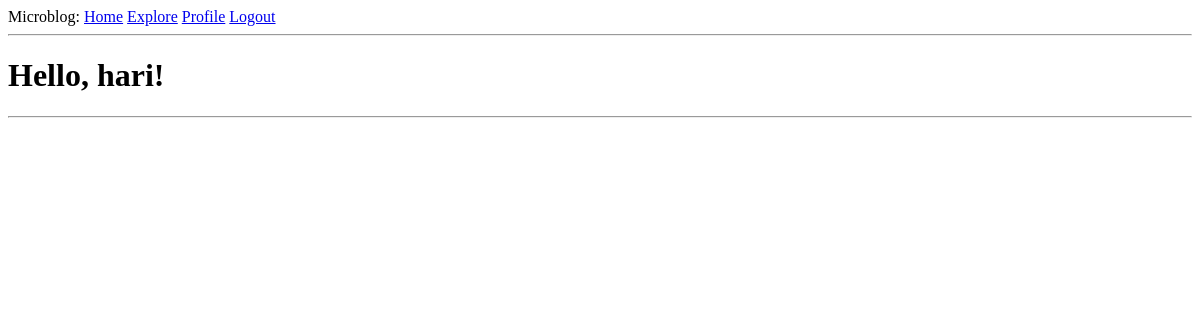
The page /explore (signed in) on the database as committed earlier.
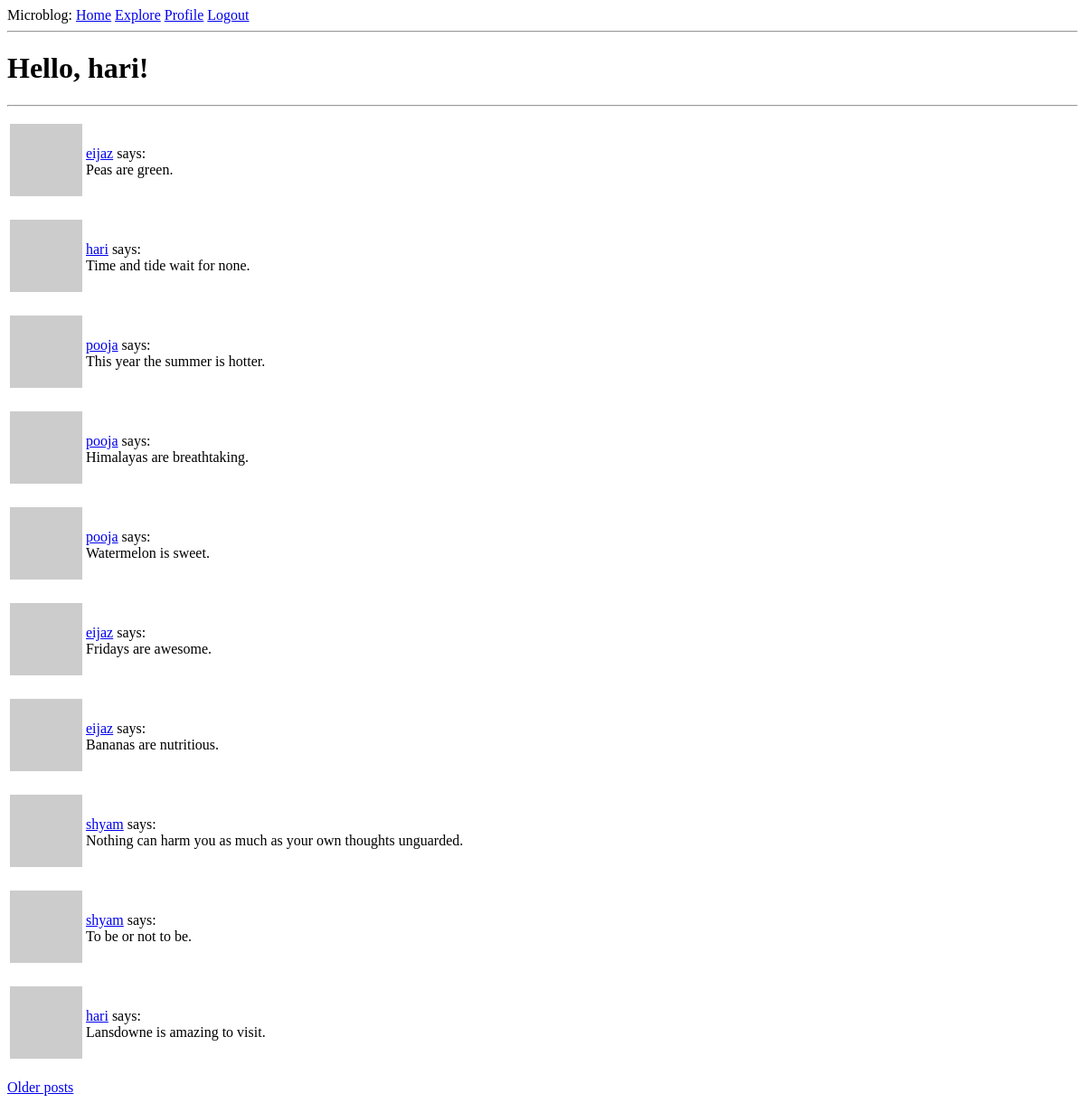
The same page on the database as committed later.
### app/models.py (models this page shows, shortened)
class User(UserMixin, db.Model):
    id = db.Column(db.Integer, primary_key=True)
    username = db.Column(db.String(32), index = True, unique = True)
    email = db.Column(db.String(32), index = True, unique = True)
    password_hash = db.Column(db.String(32))
    post = db.relationship('Post', backref='author', lazy='dynamic')
    about_me = db.Column(db.String(140))
    last_seen = db.Column(db.DateTime, default=datetime.utcnow())
    followed = db.relationship('User',
            secondary=followers,
            primaryjoin=(followers.c.follower_id == id),
            secondaryjoin=(followers.c.followed_id == id),
            backref=db.backref('followers', lazy='dynamic'),
            lazy='dynamic')
    def avatar(self, size):
        digest = md5(self.email.lower().encode('utf-8')).hexdigest()
        return \
            'https://gravatar.com/avatar/{}?size={}&default=robohash' \
            .format(digest, size)

class Post(db.Model):
    id = db.Column(db.Integer(), primary_key=True)
    timestamp = db.Column(db.DateTime(), index=True, default=datetime.utcnow)
    body = db.Column(db.String(140))
    user_id = db.Column(db.Integer(), db.ForeignKey('user.id'))

### app/routes.py (the view)
@app.route('/explore')
@login_required
def explore():
    page = request.args.get('page', 1, type=int)
    posts = Post.query.order_by(Post.timestamp.desc()).paginate(
            page, app.config['POSTS_PER_PAGE'], False)
    prev_url, next_url = pagination_urls('explore', posts)
    return render_template('index.html', title='Explore', posts=posts.items,
            prev_url=prev_url, next_url=next_url)

### app/models.py (called while the page is built)
@login.user_loader
def load_user(id):
    return User.query.get(int(id))

### app/routes.py (called while the page is built)
@app.before_request
def before_request():
    if current_user.is_authenticated:
        current_user.last_seen = datetime.utcnow()
        db.session.commit()

def pagination_urls(route, obj):
    return url_for(route, page=obj.prev_num) if obj.has_prev else None,\
        url_for(route, page=obj.next_num) if obj.has_next else None,

### app/templates/index.html (shortened to what this page needs)
{% extends 'base.html' %}
{% block content %}
<h1>Hello, {{ current_user.username }}!</h1>
<hr>
{% for post in posts %}
<p>
{% include '_post.html' %}
</p>
{% endfor %}
{% if next_url %}
<a href={{ next_url }}>Older posts</a>
{% endif %}
{% endblock %}

### app/templates/base.html (shortened to what this page needs)
<!doctype html>
<html>
    <head>
    </head>
    <body>
        <div>
            Microblog:
            <a href={{ url_for('index') }}>Home</a>
            {% if current_user.is_anonymous %}
            <a href={{ url_for('login') }}>Login</a>
            {% else %}
            <a href={{ url_for('explore') }}>Explore</a>
            <a href={{ url_for('user', username=current_user.username) }}>Profile</a>
            <a href={{ url_for('logout') }}>Logout</a>
            {% endif %}
        </div>
        <hr>
        {% block content %}{% endblock %}
    </body>
</html>

### app/templates/_post.html
<table>
    <tr valign='center'>
        <td><img src='{{ post.author.avatar(36) }}'></td>
        <td>
            <a href="{{ url_for('user', username=post.author.username) }}">{{ post.author.username }}</a>
            says:<br>{{ post.body }}
        </td>
    </tr>
</table>

Rows that differ between the two databases and show on the page:
added Post: author.username "eijaz", body "Peas are green."
added Post: author.username "hari", body "Time and tide wait for none."
added Post: author.username "pooja", body "This year the summer is hotter."
added Post: author.username "pooja", body "Himalayas are breathtaking."
added Post: author.username "pooja", body "Watermelon is sweet."
added Post: author.username "eijaz", body "Fridays are awesome."
added Post: author.username "eijaz", body "Bananas are nutritious."
added Post: author.username "shyam", body "Nothing can harm you as much as your own thoughts unguarded."
added Post: author.username "shyam", body "To be or not to be."
added Post: author.username "hari", body "Lansdowne is amazing to visit."
Other text that changed with them:
text now shown: "Older posts"
